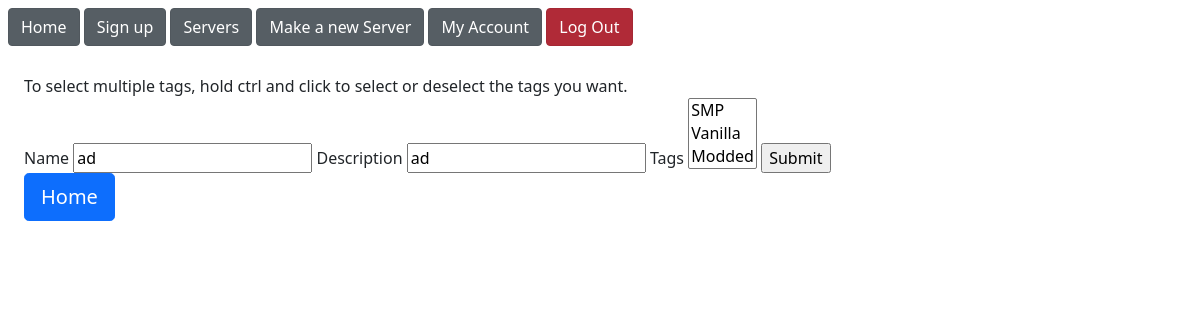
Page /server/1/update/ (signed in) on the earlier database version.
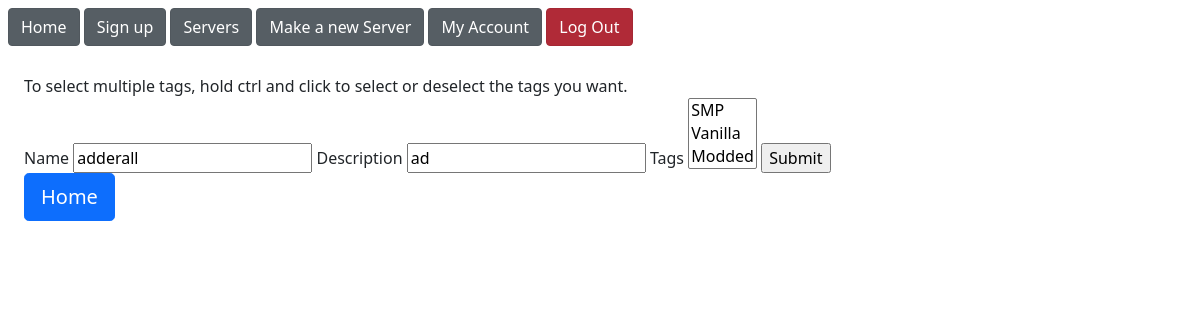
Same page on the later database version.
### models.py (models this page shows, shortened)
  class Server(db.Model):
    __tablename__ = 'servers'
    id = db.Column(db.Integer, primary_key=True)
    name = db.Column(db.Unicode, nullable=False)
    description = db.Column(db.Unicode, nullable=True) #  nullable!
    docker_id = db.Column(db.Unicode, nullable=False)
    max_players = db.Column(db.Integer, nullable=False)
    port = db.Column(db.Integer, nullable=False)
    owner_id = db.Column(db.Integer, db.ForeignKey('users.id'), nullable=False)
    status = db.Column(db.Boolean, nullable=False, default=False)
    users = db.relationship('User', secondary=UserServerRole, back_populates='servers')
    roles = db.relationship(ServerRolePermission, backref='server')
    events = db.relationship(ServerEvent, backref='sever')
    tags = db.relationship('Tag', secondary=ServerTag, backref='server')

### app.py (the view, shortened to what this page needs)
@app.get('/server/<int:server_id>/update/')
def get_update_server(server_id):
  if not session.get('logged-in'):
    print(f'[INFO] Anonymous user tried to {request.method} {url_for("get_update_server")}')
    flash("You must be logged in to do that!")
    return redirect(url_for('get_login'))
  user_id = session.get('user-id')
  user = User.query.filter_by(id=user_id).first()
  if not user:
    print(f"[ERROR] Failed to update server: User {user_id} does not exist")
    flash("You don't have permission to do that!")
    return redirect(url_for('get_login'))
  server = Server.query.filter_by(id=server_id).first()
  form = ServerUpdateForm(
    name=server.name,
    description=server.description,
    tags=server.tags,
    id=server.id
  )
  tags = Tag.query.all()
  form.tags.choices = [(t.id, t.name) for t in tags]
  return render_template('update_server.html', form=form)

### templates/update_server.html (shortened to what this page needs)
{% extends "root.html" %}
{% block content %}
<div>To select multiple tags, hold ctrl and click to select or deselect the tags you want.</div>
<form action="{{url_for('post_update_server', server_id=form.id.data)}}" method="post">
  {{ form.name.label }}
  {{ form.name() }}
  {{ form.description.label }}
  {{ form.description() }}
  {{ form.tags.label }}
  {{ form.tags(size=(form.tags.choices|length)) }}
  {{ form.submit() }}
</form>
<a href="/">
  <button class="btn btn-primary btn-lg">Home</button>
</a>
{% endblock %}

Differences in the rows shown:
changed Server "ad": name "ad" → "adderall"
